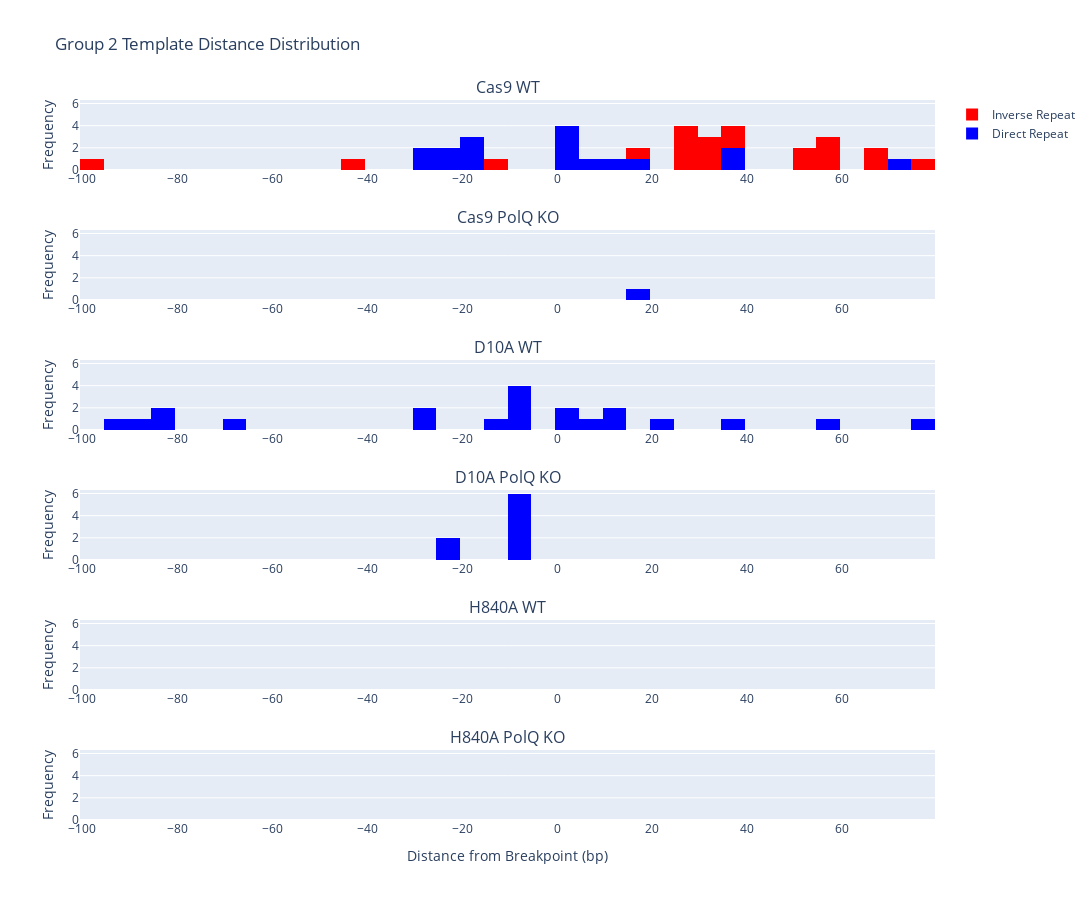

Here is the notebook cell this chart was saved with:
### Code cell
# Iterate over file paths
fig = make_subplots(rows=6, cols=1, shared_xaxes=True, shared_yaxes=True, subplot_titles=("Cas9 WT", "Cas9 PolQ KO", "D10A WT", "D10A PolQ KO", "H840A WT", "H840A PolQ KO"))

g2s01p = "endseq/g2s01_insertions_plus.csv"
g2s02p = "endseq/g2s02_insertions_plus.csv"
g2s03p = "endseq/g2s03_insertions_plus.csv"
g2s04p = "endseq/g2s04_insertions_plus.csv"
g2s05p = "endseq/g2s05_insertions_plus.csv"
g2s06p = "endseq/g2s06_insertions_plus.csv"

g2s01m = "endseq/g2s01_insertions_minus.csv"
g2s02m = "endseq/g2s02_insertions_minus.csv"
g2s03m = "endseq/g2s03_insertions_minus.csv"
g2s04m = "endseq/g2s04_insertions_minus.csv"
g2s05m = "endseq/g2s05_insertions_minus.csv"
g2s06m = "endseq/g2s06_insertions_minus.csv"

file_paths = [g2s01p, g2s01m, g2s04p, g2s04m, g2s02p, g2s02m, g2s05p, g2s05m, g2s03p, g2s03m, g2s06p, g2s06m]

DirectLegend = True
InverseLegend = True

for i, file_path in enumerate(file_paths):
    row = i // 2 + 1
    # Check if file is not empty
    if os.path.getsize(file_path) > 0:
        data = pd.read_csv(file_path, delimiter='\t', header=None)
        dist = data[8] - 119
        # Add histogram trace
        if (i % 2) == 0:
            fig.add_trace(go.Histogram(x=dist, nbinsx=50, bingroup=1, name="Direct Repeat", 
                                       showlegend = DirectLegend, marker=dict(color='blue')), row=row, col=1)
            DirectLegend = False
        else:
            fig.add_trace(go.Histogram(x=dist, nbinsx=50, bingroup=1, name="Inverse Repeat",
                                       showlegend = InverseLegend,marker=dict(color='red')), row=row, col=1)
            InverseLegend = False
    else:
        # Add empty trace
        fig.add_trace(go.Histogram(x=[], y=[]), row=row, col=1)

fig.update_layout(barmode='stack',title_text="Group 2 Template Distance Distribution")

fig.update_layout(
    autosize=False,
    width=1100,
    height=900,
)

fig.update_yaxes(title_text="Frequency", row=1, col=1, automargin=True)
fig.update_yaxes(title_text="Frequency", row=2, col=1, automargin=True)
fig.update_yaxes(title_text="Frequency", row=3, col=1, automargin=True)
fig.update_yaxes(title_text="Frequency", row=4, col=1, automargin=True)
fig.update_yaxes(title_text="Frequency", row=5, col=1, automargin=True)
fig.update_yaxes(title_text="Frequency", row=6, col=1, automargin=True)

fig.update_xaxes(title_text="Distance from Breakpoint (bp)", row=6, col=1, automargin=True)

fig.update_layout(
    {
        "yaxis": {"matches": None},
        "yaxis2": {"matches": "y", "showticklabels": True},
        "yaxis3": {"matches": "y", "showticklabels": True},
        "yaxis4": {"matches": "y", "showticklabels": True},
        "yaxis5": {"matches": "y", "showticklabels": True},
        "yaxis6": {"matches": "y", "showticklabels": True}
    }
)

fig.update_layout(
    {
        "xaxis": {"matches": None, "showticklabels": True},
        "xaxis2": {"matches": "x", "showticklabels": True},
        "xaxis3": {"matches": "x", "showticklabels": True},
        "xaxis4": {"matches": "x", "showticklabels": True},
        "xaxis5": {"matches": "x", "showticklabels": True},
        "xaxis6": {"matches": "x", "showticklabels": True}
    }
)

### Figure 1 — Plotly figure (JSON) as saved in the notebook; plotly's stock layout.template omitted (floating-point values rounded to 4 significant figures)
{"data": [{"bingroup": "1", "marker": {"color": "blue"}, "name": "Direct Repeat", "nbinsx": 50, "showlegend": true, "type": "histogram", "x": [-18, 16, 37, -27, 10, 3, -17, 35, 74, 1, -27, -20, 1, 3, 6, -25, -23], "xaxis": "x", "yaxis": "y"}, {"bingroup": "1", "marker": {"color": "red"}, "name": "Inverse Repeat", "nbinsx": 50, "showlegend": true, "type": "histogram", "x": [30, 68, 29, 79, -97, 28, 57, -11, 26, 32, -44, 67, 53, 31, 56, 36, 19, 56, 39, 26, 53], "xaxis": "x", "yaxis": "y"}, {"bingroup": "1", "marker": {"color": "blue"}, "name": "Direct Repeat", "nbinsx": 50, "showlegend": false, "type": "histogram", "x": [16], "xaxis": "x2", "yaxis": "y2"}, {"type": "histogram", "x": [], "xaxis": "x2", "y": [], "yaxis": "y2"}, {"bingroup": "1", "marker": {"color": "blue"}, "name": "Direct Repeat", "nbinsx": 50, "showlegend": false, "type": "histogram", "x": [-9, -91, -69, 24, 14, 1, 7, -89, 4, 55, -27, -15, 75, -7, -27, -82, -82, 11, -7, -9, 35], "xaxis": "x3", "yaxis": "y3"}, {"type": "histogram", "x": [], "xaxis": "x3", "y": [], "yaxis": "y3"}, {"bingroup": "1", "marker": {"color": "blue"}, "name": "Direct Repeat", "nbinsx": 50, "showlegend": false, "type": "histogram", "x": [-6, -7, -8, -23, -9, -25, -7, -9], "xaxis": "x4", "yaxis": "y4"}, {"type": "histogram", "x": [], "xaxis": "x4", "y": [], "yaxis": "y4"}, {"type": "histogram", "x": [], "xaxis": "x5", "y": [], "yaxis": "y5"}, {"type": "histogram", "x": [], "xaxis": "x5", "y": [], "yaxis": "y5"}, {"type": "histogram", "x": [], "xaxis": "x6", "y": [], "yaxis": "y6"}, {"type": "histogram", "x": [], "xaxis": "x6", "y": [], "yaxis": "y6"}], "layout": {"annotations": [{"font": {"size": 16}, "showarrow": false, "text": "Cas9 WT", "x": 0.5, "xanchor": "center", "xref": "paper", "y": 1.0, "yanchor": "bottom", "yref": "paper"}, {"font": {"size": 16}, "showarrow": false, "text": "Cas9 PolQ KO", "x": 0.5, "xanchor": "center", "xref": "paper", "y": 0.8194, "yanchor": "bottom", "yref": "paper"}, {"font": {"size": 16}, "showarrow": false, "text": "D10A WT", "x": 0.5, "xanchor": "center", "xref": "paper", "y": 0.6389, "yanchor": "bottom", "yref": "paper"}, {"font": {"size": 16}, "showarrow": false, "text": "D10A PolQ KO", "x": 0.5, "xanchor": "center", "xref": "paper", "y": 0.4583, "yanchor": "bottom", "yref": "paper"}, {"font": {"size": 16}, "showarrow": false, "text": "H840A WT", "x": 0.5, "xanchor": "center", "xref": "paper", "y": 0.2778, "yanchor": "bottom", "yref": "paper"}, {"font": {"size": 16}, "showarrow": false, "text": "H840A PolQ KO", "x": 0.5, "xanchor": "center", "xref": "paper", "y": 0.09722, "yanchor": "bottom", "yref": "paper"}], "autosize": false, "barmode": "stack", "height": 900, "title": {"text": "Group 2 Template Distance Distribution"}, "width": 1100, "xaxis": {"anchor": "y", "autorange": true, "domain": [0, 1], "range": [-100.5, 79.5], "showticklabels": true, "type": "linear"}, "xaxis2": {"anchor": "y2", "autorange": true, "domain": [0, 1], "matches": "x", "range": [-100.5, 79.5], "showticklabels": true, "type": "linear"}, "xaxis3": {"anchor": "y3", "autorange": true, "domain": [0, 1], "matches": "x", "range": [-100.5, 79.5], "showticklabels": true, "type": "linear"}, "xaxis4": {"anchor": "y4", "autorange": true, "domain": [0, 1], "matches": "x", "range": [-100.5, 79.5], "showticklabels": true, "type": "linear"}, "xaxis5": {"anchor": "y5", "autorange": true, "domain": [0, 1], "matches": "x", "range": [-100.5, 79.5], "showticklabels": true}, "xaxis6": {"anchor": "y6", "automargin": true, "autorange": true, "domain": [0, 1], "matches": "x", "range": [-100.5, 79.5], "showticklabels": true, "title": {"text": "Distance from Breakpoint (bp)"}}, "yaxis": {"anchor": "x", "automargin": true, "autorange": true, "domain": [0.9028, 1.0], "range": [0, 6.316], "title": {"text": "Frequency"}}, "yaxis2": {"anchor": "x2", "automargin": true, "autorange": true, "domain": [0.7222, 0.8194], "matches": "y", "range": [0, 6.316], "showticklabels": true, "title": {"text": "Frequency"}}, "yaxis3": {"anchor": "x3", "automargin": true, "autorange": true, "domain": [0.5417, 0.6389], "matches": "y", "range": [0, 6.316], "showticklabels": true, "title": {"text": "Frequency"}}, "yaxis4": {"anchor": "x4", "automargin": true, "autorange": true, "domain": [0.3611, 0.4583], "matches": "y", "range": [0, 6.316], "showticklabels": true, "title": {"text": "Frequency"}}, "yaxis5": {"anchor": "x5", "automargin": true, "autorange": true, "domain": [0.1806, 0.2778], "matches": "y", "range": [0, 6.316], "showticklabels": true, "title": {"text": "Frequency"}}, "yaxis6": {"anchor": "x6", "automargin": true, "autorange": true, "domain": [0, 0.09722], "matches": "y", "range": [0, 6.316], "showticklabels": true, "title": {"text": "Frequency"}}}}
